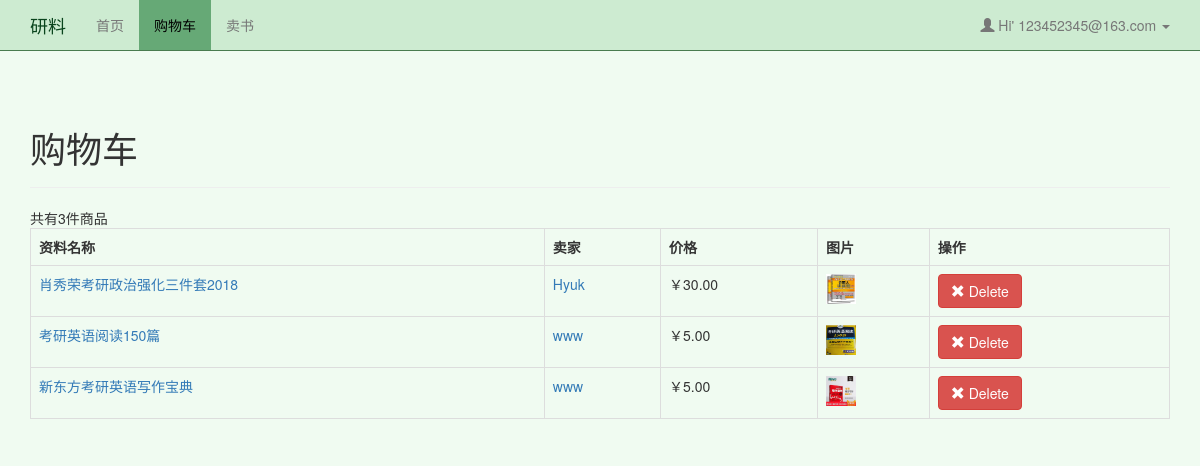
Page /shopping_cart.php?id=2 (signed in) on the committed database.
### tables this page shows
CREATE TABLE `user` (
  `id` int(11) NOT NULL,
  `user_name` varchar(128) NOT NULL,
  `password` varchar(128) NOT NULL,
  `user_email` varchar(128) NOT NULL
);

CREATE TABLE `orders` (
  `id` int(11) NOT NULL,
  `ma_id` int(11) NOT NULL,
  `ma_name` varchar(128) NOT NULL,
  `seller_id` int(11) NOT NULL,
  `seller_name` varchar(128) NOT NULL,
  `buyer_id` int(11) NOT NULL,
  `image` varchar(128) NOT NULL,
  `sell_price` varchar(128) NOT NULL
);

### objects/class.user.php (called while the page is built, shortened)
<?php
class USER
{
	private $conn;
	public function __construct()
	{
		$database = new Database();
		$db = $database->dbConnection();
		$this->conn = $db;
    }
	public function runQuery($sql)
	{
		$stmt = $this->conn->prepare($sql);
		return $stmt;
	}
}
?>

### objects/orders.php (called while the page is built, shortened)
<?php
class Orders{
    private $conn;
   public function __construct()
    {
        $database = new Database();
        $db = $database->dbConnection();
        $this->conn = $db;
    }
    public function runQuery($sql)
    {
        $stmt = $this->conn->prepare($sql);
        return $stmt;
    }
}
?>

### shopping_cart.php (the view, shortened to what this page needs)
<!DOCTYPE html>
<html>
<head>
</head>
<body>
<?php
$id = isset($_GET['id']) ? $_GET['id'] : die('ERROR: missing ID.');
include_once 'objects/orders.php';
include_once 'objects/class.user.php';
$orders = new Orders();
$auth_user = new User();
$auth_user->id = $_SESSION['user_session'];
$stmt = $orders->runQuery("SELECT * FROM orders WHERE buyer_id=:user_id");
$stmt->execute(array(":user_id"=>$auth_user->id));
$num = $stmt->rowCount();
$stmt1 = $auth_user->runQuery("SELECT * FROM user WHERE id=:user_id");
$stmt1->execute(array(":user_id"=>$auth_user->id));
$userRow=$stmt1->fetch(PDO::FETCH_ASSOC);
$page_title = "购物车";
include_once "layout_header.php";
echo '共有' . $num . '件商品';
if ($num>0) {
    echo "<table class='table table-hover table-responsive table-bordered'>";
                   echo "<tr>";
            echo "<th>资料名称</th>";
            echo "<th>卖家</th>";
            echo "<th>价格</th>";
            echo "<th>图片</th>";
            echo "<th>操作</th>";
                   echo "</tr>";
        while ($row = $stmt->fetch(PDO::FETCH_ASSOC)){
            extract($row);
            echo "<tr>";
                echo "<td><a href='material_read.php?id={$ma_id}'>{$ma_name}</a></td>";
                echo "<td><a href='seller.php?id={$seller_id}'>{$seller_name}</a></td>";
                echo "<td>{$sell_price}</td>";
                echo "<td><img width='30' height='30' src='images/{$image}'></td>";
                echo "<td>";
                echo "
                <a delete-id={$id} class='btn btn-danger delete-object'>
                <span class='glyphicon glyphicon-remove'></span> Delete
                </a>";
                echo "</td>";
                 }
        }else{
            echo "还没有订单。";
        }
?>
<?php
include_once "layout_footer.php";
?>
</body>
</html>

### layout_header.php (shortened to what this page needs)
<!DOCTYPE html>
<html>
<head>
    <link href="bootstrap/css/bootstrap.min.css" rel="stylesheet" media="screen">
    <link rel="stylesheet" href="style1.css" type="text/css"  />
</head>
<body>
    <header>
    <nav class="navbar navbar-default navbar-fixed-top">
      <div class="container">
        <div class="navbar-header">
          <a class="navbar-brand" >研料</a>
        </div>
        <div id="navbar" class="navbar-collapse collapse">
          <ul class="nav navbar-nav">
            <li><a href="home.php">首页</a></li>
            <li class="active"><a href="shopping_cart.php?id=<?php echo $id;  ?>" class="active">购物车</a></li>
            <li><a href="material_add.php">卖书</a></li>
          </ul>
          <ul class="nav navbar-nav navbar-right">
            <li class="dropdown">
              <a href="#" class="dropdown-toggle" data-toggle="dropdown" role="button" aria-haspopup="true" aria-expanded="false">
              <span class="glyphicon glyphicon-user"></span>&nbsp;Hi' <?php echo $userRow['user_email']; ?>&nbsp;<span class="caret"></span></a>
            </li>
          </ul>
        </div>
      </div>
    </nav>
    </header>
    <div class="container">
        <?php
        echo "<div class='page-header'>
                <h1>{$page_title}</h1>
            </div>";
        ?>

### rows in the picture
user: user_email "123452345@163.com"
orders: ma_name "肖秀荣考研政治强化三件套2018", seller_name "Hyuk", sell_price "￥30.00", image (picture)
orders: ma_name "考研英语阅读150篇", seller_name "www", sell_price "￥5.00", image (picture)
orders: ma_name "新东方考研英语写作宝典", seller_name "www", sell_price "￥5.00", image (picture)

### other values in the picture
$page_title "购物车"
$num "3"
